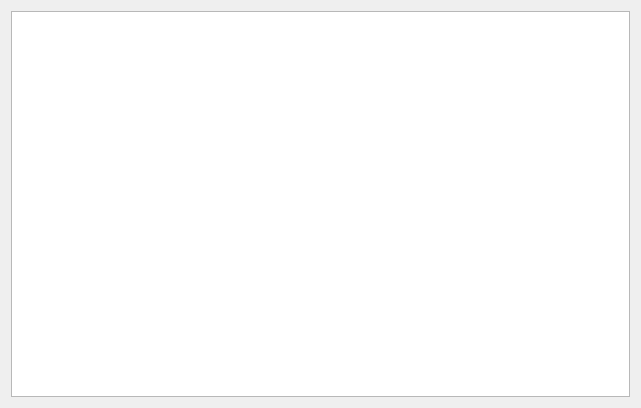
<?xml version="1.0" encoding="UTF-8"?>
<ui version="4.0">
 <class>PageCanSettings</class>
 <widget class="QWidget" name="PageCanSettings">
  <property name="geometry">
   <rect>
    <x>0</x>
    <y>0</y>
    <width>641</width>
    <height>408</height>
   </rect>
  </property>
  <property name="windowTitle">
   <string>Form</string>
  </property>
  <layout class="QHBoxLayout" name="horizontalLayout">
   <item>
    <widget class="ParamTable" name="CanSettings"/>
   </item>
  </layout>
 </widget>
 <customwidgets>
  <customwidget>
   <class>ParamTable</class>
   <extends>QTableWidget</extends>
   <header>widgets/paramtable.h</header>
  </customwidget>
 </customwidgets>
 <resources/>
 <connections/>
</ui>
